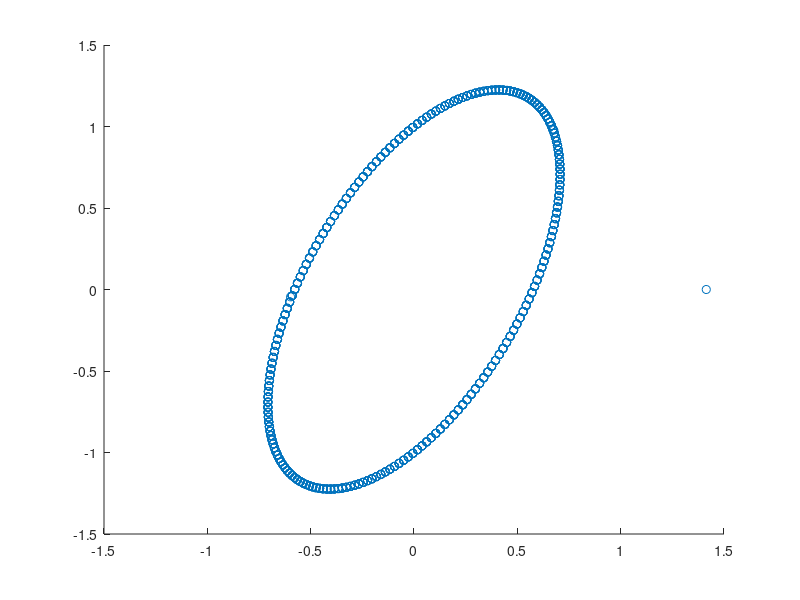
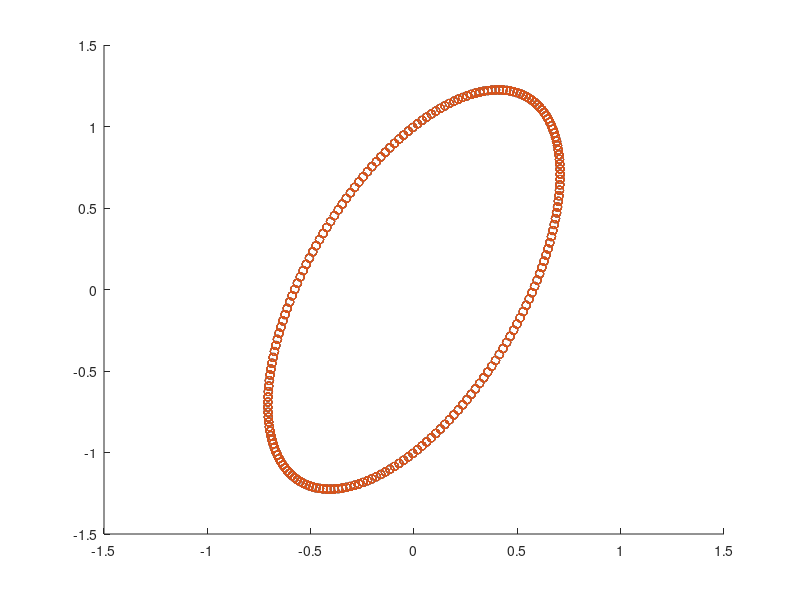

These figures' MATLAB source, in order:
% Frequency of source
freq = 2000;

% Sampling rate
samp_rate = 39.8e3;

% Analong over sample rate
OSR = 16;

% Determine sample rate of simulation
sim_rate = samp_rate*OSR;

% Number of received samples
N = 1024;

% Time axis for simulation data
n = 0:(N*OSR-1);

% Create transmitted signal
x = exp(1i*2*pi*freq/sim_rate*n);

% I/Q Magnitude Imbalance
eps = 0;

% I/Q Phase Imbalance
phi = pi/4;

% Carrier Frequency
fc = 0.3;

% Mix signal to carrier frequency
tx_sig = real(x)*(1+eps).*cos(2*pi*fc*n+phi)-imag(x).*sin(2*pi*fc*n);

% Arbitrary Scale Factor to Simplify Math
tx_sig = tx_sig*2;

% Mix and LPF signal
rx_sig = tx_sig.*exp(-1i*2*pi*fc*n);
h = fir1(31,fc);
rx_sig = filtfilt(h,1,rx_sig);

% Decimate to get back to sampled signal
rx_sig = rx_sig(1:OSR:end);

% Create plot of constellation
figure(1); clf;
scatter(real(rx_sig),imag(rx_sig));
xlim([-1.5 1.5])
ylim([-1.5 1.5])

% Generate received signal based on formulas stated in homework submission
ar = (1+eps)*cos(phi);
ai = 1i*(1+eps)*sin(phi)+1;
ai_mag = abs(ai);
ai_phase = angle(ai);
f = freq/samp_rate;
x = ar*cos(2*pi*f*(0:999)) + 1i*ai_mag*sin(2*pi*f*(0:999)+ai_phase);

% Create scatter plot with received signal
figure(2); clf;
scatter(real(x),imag(x))
hold on;

% Show form in problem is mathematically equivalent
ai_mag = sqrt(1+(1+eps)^2*sin(phi)^2);
ai_phase = atan((1+eps)*sin(phi));
x = ar*cos(2*pi*f*(0:999)) + 1i*ai_mag*sin(2*pi*f*(0:999)+ai_phase);
scatter(real(x),imag(x))
xlim([-1.5 1.5])
ylim([-1.5 1.5])
